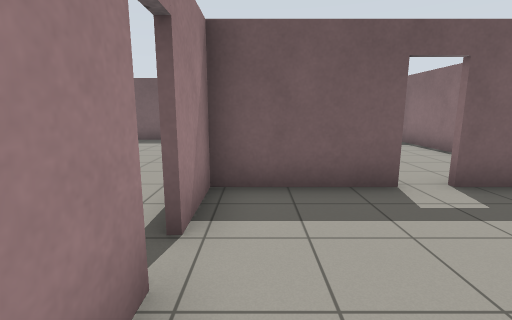
View 1 (above)

12 first-person views from a walk through a Gazebo world. The camera is 1.2 m above the floor, tilts 10° down and sees 85° across. The floor is counted in squares, 1 m on a side. Each view is taken from the middle of a square. On the plan, view 1 faces up. The plan holds only what a view shows up to about 12 squares ahead; the rest is blank. Simple patterns stand in for the simulator's built-in surfaces.

View 2
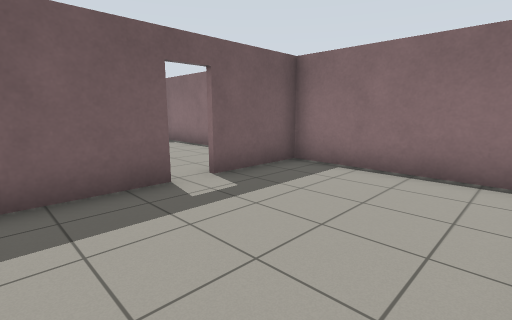

View 3
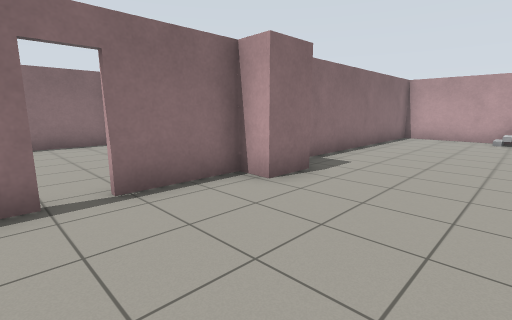

View 4
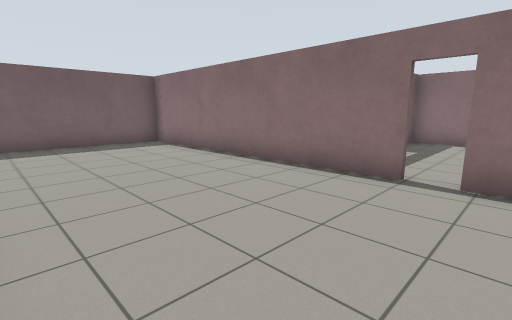

View 5
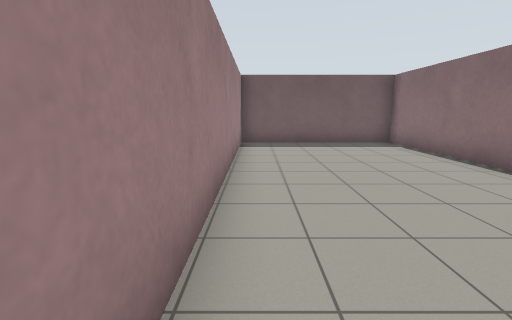

View 6
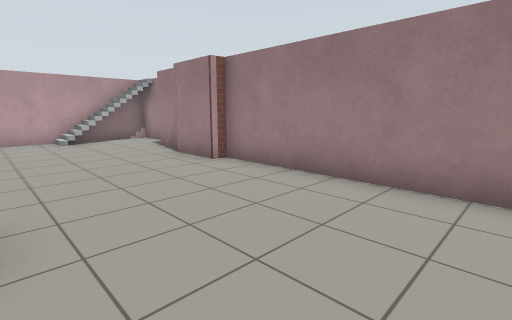

View 7
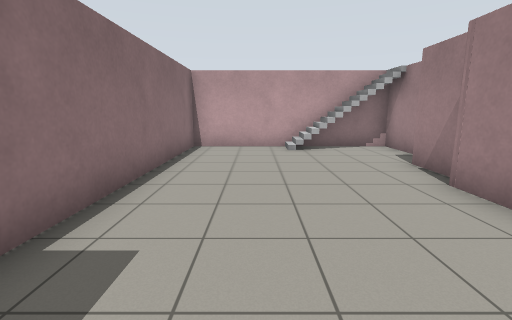

View 8
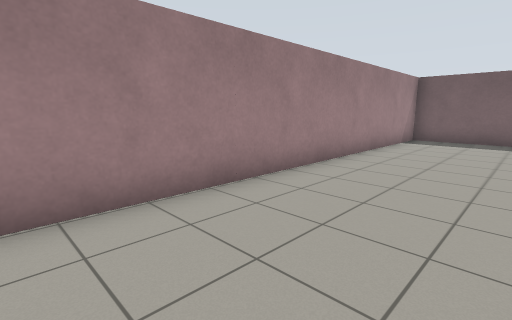

View 9
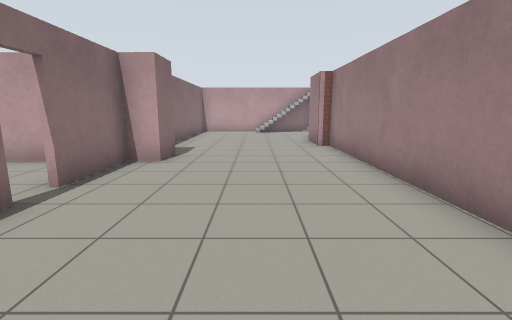

View 10
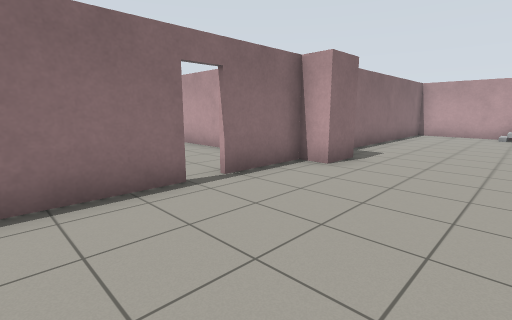

View 11
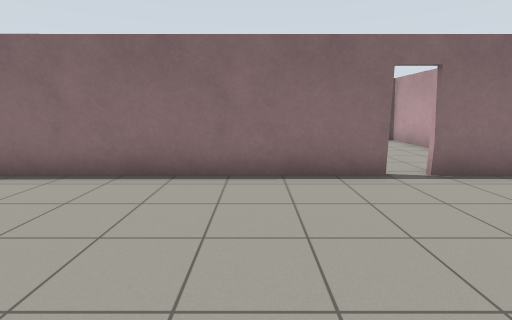

View 12
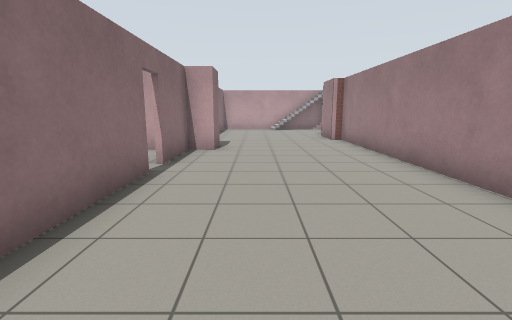

### Floor plan
Ten units are one square. View 1 is at (0, 0); x grows to the right and y downward. Boxes are objects, and circles mark ways between rooms. Rooms are numbered by the first view taken in them; rooms with no view inside come last. Other rooms are left out.
<svg viewBox="-71 -122 133 237">
<path fill="none" stroke="#000" d="M24 -43 -7 -43 -7 -25M-7 -18 -7 -6M0 7 55 9M57 2 57 -43 31 -43M-17 20 -17 6 -9 7 -9 -18M-9 -25 -9 -114M-66 59 -66 74M-66 105 -8 105 -9 31M-9 -112 -9 -117 -66 -117 -66 36 -62 37 -62 55"/>
<rect x="-45" y="95" width="10" height="10" fill="#bbb"><title>stairs</title></rect>
<circle cx="-10" cy="-20" r="3" fill="#2a7"/>
<text x="20" y="-20">1</text>
<text x="-40" y="0">2</text>
</svg>
Room 1 opens to room 2.

Where each view was taken, in squares from view 1:
view 1: 0 up, 0 right, facing up
view 2: 0 up, 0 right, facing up-right
view 3: 3 up, 5 left, facing down-right
view 4: 1 up, 6 left, facing up-right
view 5: 1 up, 6 left, facing up
view 6: 2 up, 2 left, facing down-left
view 7: 1 down, 3 left, facing down
view 8: 1 down, 3 left, facing up-left
view 9: 6 up, 4 left, facing down
view 10: 5 up, 5 left, facing down-right
view 11: 5 up, 6 left, facing right
view 12: 8 up, 3 left, facing down
